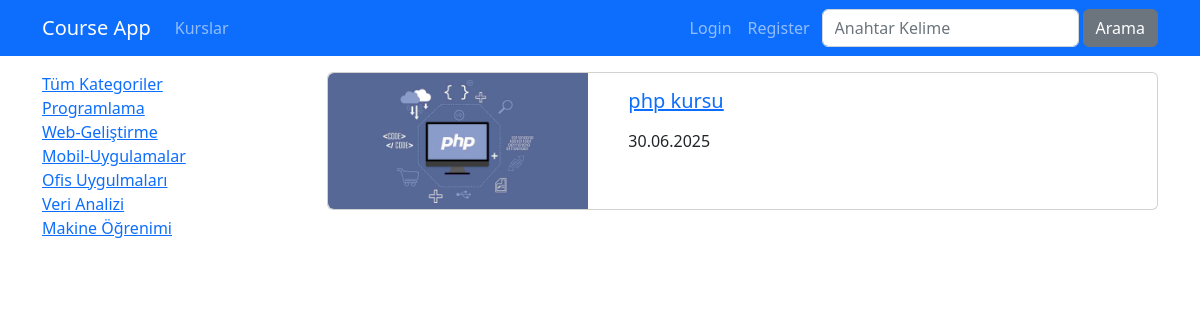
Page /kurslar/kategori/web-gelistirme on the earlier database version.
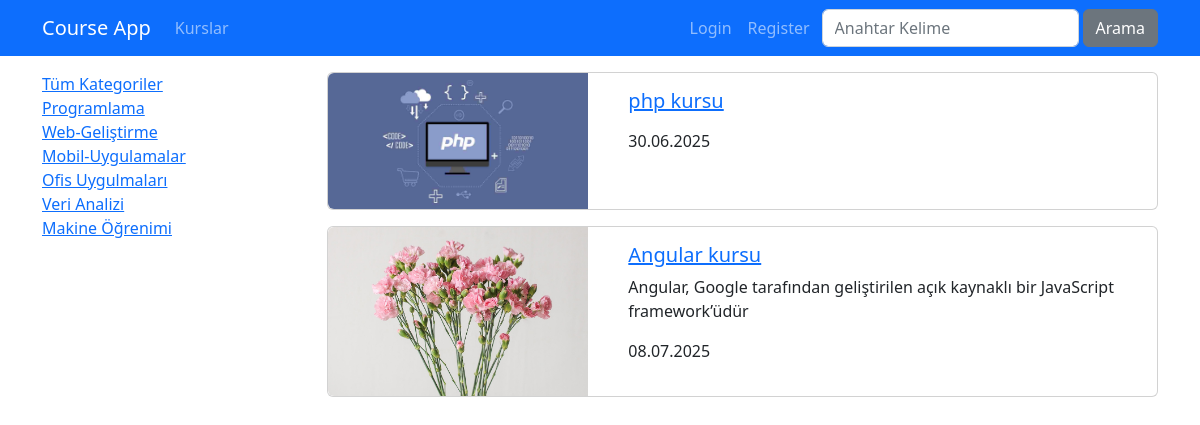
Same page on the later database version.
### courses/models.py (models this page shows, shortened)
class Category(models.Model):
        name=models.CharField(max_length=40)
        slug=models.SlugField(default="",null=False,unique=True,db_index=True,  max_length=50)

class Course(models.Model):
    title = models.CharField(max_length=100)
    subtitle = models.CharField(max_length=100,default ="")
    description = RichTextField()
    image =models.ImageField(upload_to="images",default="")
    date = models.DateField(auto_now_add=True)
    isActive = models.BooleanField(default=False)
    isHome = models.BooleanField(default=False)
    slug=models.SlugField(default="",blank=True,null=False,unique=True,db_index=True)
    categories=models.ManyToManyField(Category)

### courses/views.py (the view)
# urls.py: path('kategori/<slug:slug>',views.getCoursesByCategory, name='courses_by_category'),
def getCoursesByCategory(request,slug):
    kurslar=Course.objects.filter(categories__slug=slug, isActive=True).order_by("date")
    kategoriler=Category.objects.all()
    paginator=Paginator(kurslar,2)
    page_number=request.GET.get('page')
    page_obj = paginator.get_page(page_number)
    return render(request,'courses/list.html', {
        'categories':kategoriler,
        'page_obj':page_obj,
        'seciliKategori':slug
    })

### courses/templates/courses/list.html (shortened to what this page needs)
{% extends "layout.html" %}
{% load static %}
{% block css_files %}
<link rel="stylesheet" href="{% static "courses/css/style.css" %}">
{% endblock  %}
{% block content %}
<div class="container mt-3">
  <div class="row">
    <div class="col-3">
      {% include "courses/partials/_categories.html" %}
    </div>
    <div class="col-9">
      {% for course in page_obj.object_list %}
          {% include "courses/partials/_course.html" %}
      {% endfor %}
    </div>
  </div>
</div>
{% endblock %}

### courses/templates/courses/partials/_categories.html
<div class="list-group">
        <a href="/kurslar" class="list-gruop-item list-gruop-item-action">Tüm Kategoriler</a>
        {% for category in categories %}
         <a href="{% url "courses_by_category" category.slug %}" class="list-gruop-item list-gruop-item-action {% if seciliKategori == category.slug %}active{% endif %}">{{category.name|title}}</a>
        {% endfor %}
      </div>

### courses/templates/courses/partials/_course.html
{% load static %}
<div class="card mb-3">
              <div class="row">
                <div class="col-4">
                  <img class="img-fluid rounded-start" src="{{course.image.url }}" alt="{{course.title}}">
                </div>
                <div class="col-8">
                  <div class="card-body">
                    <h5 class="card-title">
                      <a href="{% url "course_details" slug=course.slug %}">
                         {{course.title}}
                    </a>
                    </h5>
                       <p class="card-text">{{course.subtitle}} </p>
                        <p>{{course.date|date:"d.m.Y"}}</p>
                  </div>
                </div>
              </div>
           </div>

Differences in the rows shown:
added Course: image (picture), title "Angular kursu", subtitle "Angular, Google tarafından geliştirilen açık kaynaklı bir JavaScript framework’üdür", date "08.07.2025"
